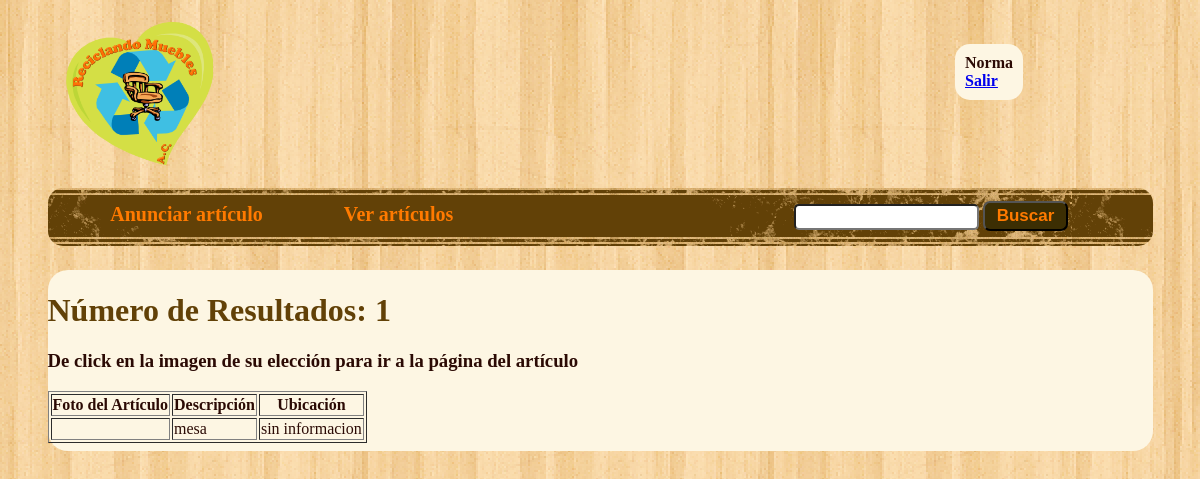
The page /Controllers/verArticulos.php (signed in) on the database its author committed.
### tables this page shows
CREATE TABLE IF NOT EXISTS `usuario` (
  `Email` varchar(50) NOT NULL,
  `contrasena` varchar(12) NOT NULL,
  `Nombre` varchar(50) NOT NULL,
  `Apellido` varchar(50) NOT NULL,
  `telefono` varchar(12) NOT NULL,
  `valida` int(1) NOT NULL,
  PRIMARY KEY (`Email`),
  UNIQUE KEY `Email` (`Email`)
);

CREATE TABLE IF NOT EXISTS `muebles` (
  `idMueble` int(5) NOT NULL AUTO_INCREMENT,
  `desAbreviada` varchar(60) NOT NULL,
  `desDetallada` varchar(255) NOT NULL,
  `ubicacion` varchar(70) NOT NULL,
  `latitud` varchar(100) NOT NULL,
  `reservado` int(1) NOT NULL,
  `usuario` varchar(50) NOT NULL,
  PRIMARY KEY (`idMueble`),
  KEY `usuario` (`usuario`)
);

### Models/Usuario.php (called while the page is built, shortened)
<?php
	include_once("connection.php");
	class Usuario{
		private $nombre;
		function __construct($Email, $contrasena, $Nombre, $Apellido, $telefono, $valida){
			$this->nombre = $Nombre;
		}
			public function getNombre(){
				return $this->nombre;
			}
			public static function obtenerUsuario($email){
				global $conexion;
				$result= mysql_query("select * from usuario where Email = '$email'",$conexion);
				$usuario= null;
				if($row=mysql_fetch_array($result)){
					$usuario = new Usuario($row['Email'], $row['contrasena'], $row['Nombre'], $row['Apellido'], $row['telefono'], $row['valida']);
				}
				return $usuario;
			}
	}
?>

### Models/Muebles.php (called while the page is built, shortened)
<?php
	include_once("connection.php");
	class Muebles{
		private $desAbreviada;
		private $ubicacion;
				public function llenaDatosCompletos($idMueble, $desAbreviada, $desDetallada, $ubicacion,$latitud, $reservado, $usuario){
					$this->desAbreviada = $desAbreviada;
					$this->ubicacion = $ubicacion;
				}
					public function getDesAbreviada(){
						return $this->desAbreviada;
					}
					public function getUbicacion(){
						return $this->ubicacion;
					}
				public static function obtenerListaMuebles(){
					global $conexion;
					$result = mysql_query("SELECT * FROM muebles where reservado=0",$conexion);
					$muebles= array();
					while($row= mysql_fetch_array($result)){
						$mueble = new Muebles();
						$mueble->llenaDatosCompletos($row['idMueble'], $row['desAbreviada'], $row['desDetallada'] ,  $row['ubicacion'], $row['latitud'], $row['reservado'], $row['usuario']);
						$muebles[] = $mueble;
					}
					return $muebles;
				}
	}
?>

### Views/buscarArt.php (the view, shortened to what this page needs)
<?php
	if($vacio==false){
?>
		<h1>Número de Resultados:
<?php
	$num = count($muebles);
	echo $num;
?>
		</h1>
		<h3>De click en la imagen de su elección para ir a la página del artículo</h3>
<?php
	echo "		<table border='1'>
				<tr>
					<th>Foto del Artículo</th>
					<th>Descripción</th>
					<th>Ubicación</th>
				</tr>";
	foreach($muebles as $mueble){
		$idMueble = $mueble->getIdMueble();
		echo "			<tr>\n";
		echo "				<td><a href='../Controllers/muestraInformacion.php?mueble=".$idMueble."'><img src='".(isset(glob("../PicturesData/".$mueble->getIdMueble().".*")[0])?glob("../PicturesData/".$mueble->getIdMueble().".*")[0]:'')."' width='400' /></a></td>\n";
		echo "				<td>".$mueble->getDesAbreviada()."</td>\n";
		echo "				<td>".$mueble->getUbicacion()."</td>\n";
		echo "			</tr>\n";
	}
	echo "		</table>\n";
	} else if($vacio==true){
		echo "		<h1>No hubo resultados en la búsqueda.</h1>";
	}
?>
	</div>
	</body>
</html>

### Views/header.php (shortened to what this page needs)
<!DOCTYPE html PUBLIC "-//W3C//DTD XHTML 1.0 Transitional//EN" "http://www.w3.org/TR/xhtml1/DTD/xhtml1-transitional.dtd">
<html xmlns="http://www.w3.org/1999/xhtml" lang="en" xml:lang="en">
	<head>
		<link rel="stylesheet" href="../CSS/style.css" type="text/css" media="screen" />
	</head>
	<body>
	<a href="../Controllers/index.php"><img id="logo" src="../Pictures/logo.png" alt="Reciclando Muebles A.C."/></a>
	<div id="datosSesion" style="">
		<center><?php
			$dato= $usuario->getNombre();
			echo $dato;
		?></center>
		<A HREF ="../Controllers/logout.php">Salir</A>
	</div>
	<div id="busqueda">
		<form action="../Controllers/buscarArt.php" method="get">
		<input type="text" name="parametro" id="parametroBusqueda" class="campoSesion"/>
		<input type="submit" class="boton" value="Buscar"/>
		</form>
	</div>
	<div id="head">
	<ul class="navBar">
	<li id="link1" class="nBelement"><a href="../Controllers/anunciar.php" class="nbLink" onMouseOver="arriba(this)" onMouseOut="normal(this)">Anunciar artículo</a></li>
	<li id="link2" class="nBelement"><a href="../Controllers/verArticulos.php" class="nbLink" onMouseOver="arriba(this)" onMouseOut="normal(this)">Ver artículos</a></li>
	</ul>
	</div>
	<div id="contenido">

### CSS/style.css (style rules this page uses)
body { background-image: url(../Pictures/wp2.png); color: #2B0A04; background-repeat: repeat-x repeat-y; font-family: tahoma; }
#head { width: 1105px; height: 58px; margin-left: auto; margin-right: auto; background: url(../Pictures/header.gif); border-radius: 15px; }
#logo { width: 148px; margin-left: 58px; margin-top: 14px; margin-bottom: 22px; }
#contenido { width: 1105px; margin-left: auto; margin-right: auto; background-color: #FDF6E3; border-radius: 20px; margin-top: 24px; padding-top: 1px; padding-bottom: 8px; }
#datosSesion { position: absolute; top: 44px; right: 177px; background-color: #fdf6e3; border-radius: 15px; padding: 10px; font-family: tahoma; font-weight: bold; }
#busqueda { position: absolute; top: 182px; right: 11%; }
.campoSesion { border-radius: 5px; height: 20px; margin-bottom: 4px; }
.boton { border-radius: 7px; height: 30px; width: 85px; font-size: 17px; background-color: #3C2E03; font-weight: bold; color: #FF7A00; margin-top: 19px; margin-bottom: 2px; }
h1 { color: #624107; }
form { margin-left: 40px; }
.navBar { list-style-type:none; margin:0; padding:0; overflow:hidden; margin-left: 39px; padding-top: 3.5px; }
.nBelement { float:left; }
.nbLink { color: #FF7A00; text-decoration: none; display:block; font-family: tahoma; border-top-width: 10px; margin-top: 12px; margin-right: 12px; font-weight: bold; font-size: 15pt; text-align: center; border-radius: 9px; width: 200px; }

### rows shown on the page
usuario: Nombre "Norma"
muebles: desAbreviada "mesa", ubicacion "sin informacion"

### other values the page prints
$num "1"
